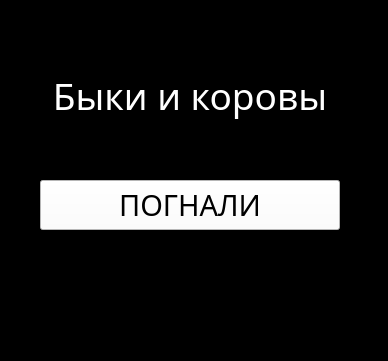
<?xml version="1.0" encoding="UTF-8"?>
<ui version="4.0">
 <class>MainWindow</class>
 <widget class="QMainWindow" name="MainWindow">
  <property name="geometry">
   <rect>
    <x>0</x>
    <y>0</y>
    <width>388</width>
    <height>361</height>
   </rect>
  </property>
  <property name="windowTitle">
   <string>MainWindow</string>
  </property>
  <property name="styleSheet">
   <string notr="true">background-color: black;</string>
  </property>
  <widget class="QWidget" name="centralwidget">
   <widget class="QLabel" name="label">
    <property name="geometry">
     <rect>
      <x>40</x>
      <y>70</y>
      <width>300</width>
      <height>50</height>
     </rect>
    </property>
    <property name="minimumSize">
     <size>
      <width>300</width>
      <height>50</height>
     </size>
    </property>
    <property name="maximumSize">
     <size>
      <width>300</width>
      <height>50</height>
     </size>
    </property>
    <property name="font">
     <font>
      <family>Rockwell</family>
      <pointsize>28</pointsize>
      <weight>50</weight>
      <bold>false</bold>
     </font>
    </property>
    <property name="styleSheet">
     <string notr="true">color: white;</string>
    </property>
    <property name="text">
     <string>Быки и коровы</string>
    </property>
    <property name="scaledContents">
     <bool>false</bool>
    </property>
    <property name="alignment">
     <set>Qt::AlignCenter</set>
    </property>
   </widget>
   <widget class="QPushButton" name="start">
    <property name="geometry">
     <rect>
      <x>40</x>
      <y>180</y>
      <width>300</width>
      <height>50</height>
     </rect>
    </property>
    <property name="minimumSize">
     <size>
      <width>300</width>
      <height>50</height>
     </size>
    </property>
    <property name="maximumSize">
     <size>
      <width>300</width>
      <height>50</height>
     </size>
    </property>
    <property name="font">
     <font>
      <family>Rockwell</family>
      <pointsize>22</pointsize>
     </font>
    </property>
    <property name="styleSheet">
     <string notr="true">background-color: rgb(255, 255, 255);</string>
    </property>
    <property name="text">
     <string>ПОГНАЛИ</string>
    </property>
   </widget>
  </widget>
  <widget class="QStatusBar" name="statusbar"/>
 </widget>
 <resources/>
 <connections/>
</ui>
